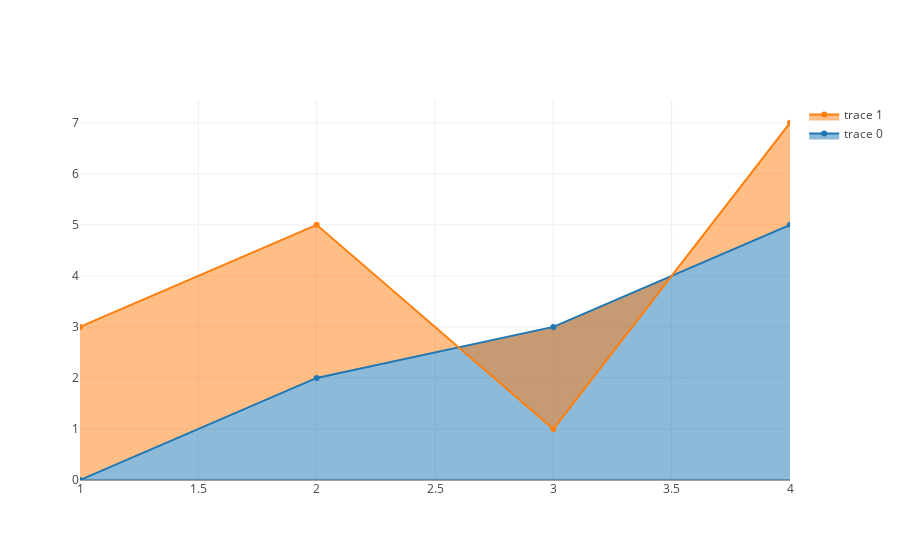

Here is the notebook cell this chart was saved with:
### Code cell
import $ivy.`org.plotly-scala::plotly-almond:0.7.1`
import plotly._, plotly.element._, plotly.layout._, plotly.Almond._
{{  
  val trace1 = Scatter(
    Seq(1, 2, 3, 4),
    Seq(0, 2, 3, 5),
    fill = Fill.ToZeroY
  )

  val trace2 = Scatter(
    Seq(1, 2, 3, 4),
    Seq(3, 5, 1, 7),
    fill = Fill.ToNextY
  )

  val data = Seq(trace1, trace2)

  plot(data)
}}

### Figure 1 — Plotly figure (JSON) as saved in the notebook; plotly's stock layout.template omitted (floating-point values rounded to 4 significant figures)
{"data": [{"fill": "tozeroy", "type": "scatter", "x": [1, 2, 3, 4], "y": [0, 2, 3, 5]}, {"fill": "tonexty", "type": "scatter", "x": [1, 2, 3, 4], "y": [3, 5, 1, 7]}], "layout": {"autosize": true, "xaxis": {"autorange": true, "range": [1, 4], "type": "linear"}, "yaxis": {"autorange": true, "range": [0, 7.478], "type": "linear"}}}
